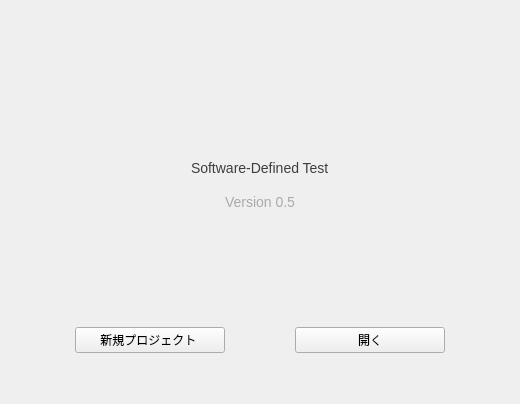
<?xml version="1.0" encoding="UTF-8"?>
<ui version="4.0">
 <class>StartupWidget</class>
 <widget class="QWidget" name="StartupWidget">
  <property name="enabled">
   <bool>true</bool>
  </property>
  <property name="geometry">
   <rect>
    <x>0</x>
    <y>0</y>
    <width>520</width>
    <height>404</height>
   </rect>
  </property>
  <property name="sizePolicy">
   <sizepolicy hsizetype="Fixed" vsizetype="Fixed">
    <horstretch>0</horstretch>
    <verstretch>0</verstretch>
   </sizepolicy>
  </property>
  <property name="minimumSize">
   <size>
    <width>520</width>
    <height>404</height>
   </size>
  </property>
  <property name="maximumSize">
   <size>
    <width>520</width>
    <height>404</height>
   </size>
  </property>
  <property name="windowTitle">
   <string>Form</string>
  </property>
  <layout class="QVBoxLayout" name="verticalLayout">
   <item>
    <layout class="QVBoxLayout" name="verticalLayout_1">
     <item>
      <spacer name="verticalSpacer_3">
       <property name="orientation">
        <enum>Qt::Vertical</enum>
       </property>
       <property name="sizeHint" stdset="0">
        <size>
         <width>20</width>
         <height>40</height>
        </size>
       </property>
      </spacer>
     </item>
     <item>
      <layout class="QHBoxLayout" name="horizontalLayout_2">
       <property name="bottomMargin">
        <number>10</number>
       </property>
       <item>
        <spacer name="horizontalSpacer_2">
         <property name="orientation">
          <enum>Qt::Horizontal</enum>
         </property>
         <property name="sizeHint" stdset="0">
          <size>
           <width>40</width>
           <height>20</height>
          </size>
         </property>
        </spacer>
       </item>
       <item>
        <widget class="QLabel" name="logo_icon_label">
         <property name="sizePolicy">
          <sizepolicy hsizetype="Fixed" vsizetype="Fixed">
           <horstretch>0</horstretch>
           <verstretch>0</verstretch>
          </sizepolicy>
         </property>
         <property name="maximumSize">
          <size>
           <width>200</width>
           <height>47</height>
          </size>
         </property>
         <property name="font">
          <font>
           <underline>false</underline>
           <strikeout>false</strikeout>
          </font>
         </property>
         <property name="text">
          <string/>
         </property>
         <property name="pixmap">
          <pixmap resource="../../../resources/base/qrc/logo.qrc">:/logo/images/SDTest_logo.png</pixmap>
         </property>
         <property name="scaledContents">
          <bool>true</bool>
         </property>
         <property name="alignment">
          <set>Qt::AlignCenter</set>
         </property>
        </widget>
       </item>
       <item>
        <spacer name="horizontalSpacer">
         <property name="orientation">
          <enum>Qt::Horizontal</enum>
         </property>
         <property name="sizeHint" stdset="0">
          <size>
           <width>40</width>
           <height>20</height>
          </size>
         </property>
        </spacer>
       </item>
      </layout>
     </item>
     <item>
      <layout class="QHBoxLayout" name="horizontalLayout_3">
       <property name="topMargin">
        <number>0</number>
       </property>
       <property name="bottomMargin">
        <number>10</number>
       </property>
       <item>
        <spacer name="horizontalSpacer_4">
         <property name="orientation">
          <enum>Qt::Horizontal</enum>
         </property>
         <property name="sizeHint" stdset="0">
          <size>
           <width>40</width>
           <height>20</height>
          </size>
         </property>
        </spacer>
       </item>
       <item>
        <widget class="QLabel" name="logo_title_label">
         <property name="maximumSize">
          <size>
           <width>180</width>
           <height>28</height>
          </size>
         </property>
         <property name="styleSheet">
          <string notr="true">color: #3e3e3e;
font-size: 14px;
</string>
         </property>
         <property name="text">
          <string>Software-Defined Test</string>
         </property>
        </widget>
       </item>
       <item>
        <spacer name="horizontalSpacer_3">
         <property name="orientation">
          <enum>Qt::Horizontal</enum>
         </property>
         <property name="sizeHint" stdset="0">
          <size>
           <width>40</width>
           <height>20</height>
          </size>
         </property>
        </spacer>
       </item>
      </layout>
     </item>
     <item>
      <widget class="QLabel" name="label">
       <property name="sizePolicy">
        <sizepolicy hsizetype="Preferred" vsizetype="Maximum">
         <horstretch>0</horstretch>
         <verstretch>0</verstretch>
        </sizepolicy>
       </property>
       <property name="maximumSize">
        <size>
         <width>16777215</width>
         <height>35</height>
        </size>
       </property>
       <property name="toolTipDuration">
        <number>-1</number>
       </property>
       <property name="styleSheet">
        <string notr="true">color: #aaaaaa;
font-size: 14px;
</string>
       </property>
       <property name="text">
        <string>Version 0.5</string>
       </property>
       <property name="textFormat">
        <enum>Qt::PlainText</enum>
       </property>
       <property name="alignment">
        <set>Qt::AlignCenter</set>
       </property>
      </widget>
     </item>
     <item>
      <spacer name="verticalSpacer_4">
       <property name="orientation">
        <enum>Qt::Vertical</enum>
       </property>
       <property name="sizeHint" stdset="0">
        <size>
         <width>20</width>
         <height>40</height>
        </size>
       </property>
      </spacer>
     </item>
     <item>
      <layout class="QHBoxLayout" name="horizontalLayout">
       <item>
        <widget class="QPushButton" name="new_project_button">
         <property name="sizePolicy">
          <sizepolicy hsizetype="Fixed" vsizetype="Preferred">
           <horstretch>0</horstretch>
           <verstretch>0</verstretch>
          </sizepolicy>
         </property>
         <property name="minimumSize">
          <size>
           <width>150</width>
           <height>0</height>
          </size>
         </property>
         <property name="maximumSize">
          <size>
           <width>150</width>
           <height>16777215</height>
          </size>
         </property>
         <property name="styleSheet">
          <string notr="true"/>
         </property>
         <property name="text">
          <string>新規プロジェクト </string>
         </property>
         <property name="iconSize">
          <size>
           <width>16</width>
           <height>16</height>
          </size>
         </property>
         <property name="checkable">
          <bool>false</bool>
         </property>
         <property name="checked">
          <bool>false</bool>
         </property>
         <property name="autoRepeat">
          <bool>false</bool>
         </property>
         <property name="autoExclusive">
          <bool>false</bool>
         </property>
         <property name="flat">
          <bool>false</bool>
         </property>
        </widget>
       </item>
       <item>
        <widget class="QPushButton" name="open_project_button">
         <property name="sizePolicy">
          <sizepolicy hsizetype="Fixed" vsizetype="Preferred">
           <horstretch>0</horstretch>
           <verstretch>0</verstretch>
          </sizepolicy>
         </property>
         <property name="minimumSize">
          <size>
           <width>150</width>
           <height>0</height>
          </size>
         </property>
         <property name="maximumSize">
          <size>
           <width>150</width>
           <height>16777215</height>
          </size>
         </property>
         <property name="text">
          <string>開く</string>
         </property>
         <property name="iconSize">
          <size>
           <width>16</width>
           <height>16</height>
          </size>
         </property>
        </widget>
       </item>
      </layout>
     </item>
    </layout>
   </item>
   <item>
    <spacer name="verticalSpacer">
     <property name="orientation">
      <enum>Qt::Vertical</enum>
     </property>
     <property name="sizeType">
      <enum>QSizePolicy::Ignored</enum>
     </property>
     <property name="sizeHint" stdset="0">
      <size>
       <width>20</width>
       <height>40</height>
      </size>
     </property>
    </spacer>
   </item>
  </layout>
 </widget>
 <tabstops>
  <tabstop>new_project_button</tabstop>
  <tabstop>open_project_button</tabstop>
 </tabstops>
 <resources>
  <include location="../../../resources/base/qrc/icon.qrc"/>
  <include location="../../../resources/base/qrc/logo.qrc"/>
 </resources>
 <connections/>
</ui>
